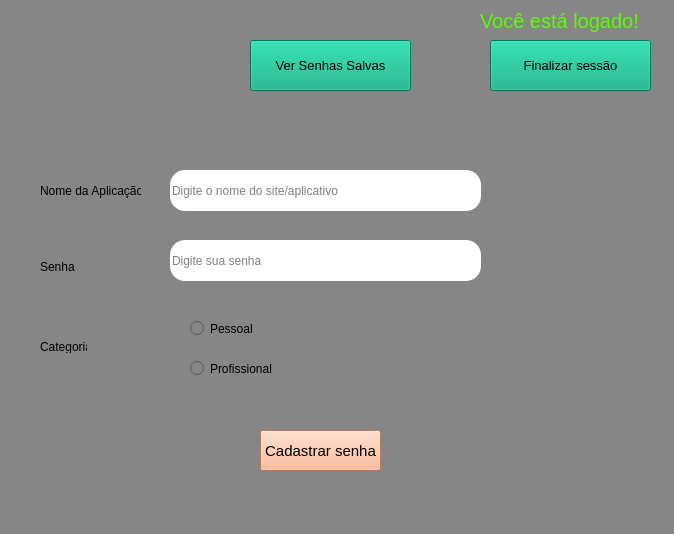
<?xml version="1.0" encoding="UTF-8"?>
<ui version="4.0">
 <class>MainWindow</class>
 <widget class="QMainWindow" name="MainWindow">
  <property name="geometry">
   <rect>
    <x>0</x>
    <y>0</y>
    <width>674</width>
    <height>534</height>
   </rect>
  </property>
  <property name="windowTitle">
   <string>MainWindow</string>
  </property>
  <property name="styleSheet">
   <string notr="true">background-color: rgb(134, 134, 134);</string>
  </property>
  <widget class="QWidget" name="centralwidget">
   <widget class="QLabel" name="label">
    <property name="geometry">
     <rect>
      <x>480</x>
      <y>0</y>
      <width>171</width>
      <height>41</height>
     </rect>
    </property>
    <property name="font">
     <font>
      <pointsize>15</pointsize>
     </font>
    </property>
    <property name="styleSheet">
     <string notr="true">background-color: rgb(134, 134, 134);
color: rgb(85, 255, 0);</string>
    </property>
    <property name="text">
     <string>Você está logado!</string>
    </property>
   </widget>
   <widget class="QPushButton" name="pushButton">
    <property name="geometry">
     <rect>
      <x>490</x>
      <y>40</y>
      <width>161</width>
      <height>51</height>
     </rect>
    </property>
    <property name="font">
     <font>
      <pointsize>10</pointsize>
     </font>
    </property>
    <property name="styleSheet">
     <string notr="true">background-color: rgb(0, 170, 127);</string>
    </property>
    <property name="text">
     <string>Finalizar sessão</string>
    </property>
   </widget>
   <widget class="QPushButton" name="pushButton_3">
    <property name="geometry">
     <rect>
      <x>250</x>
      <y>40</y>
      <width>161</width>
      <height>51</height>
     </rect>
    </property>
    <property name="font">
     <font>
      <pointsize>10</pointsize>
     </font>
    </property>
    <property name="styleSheet">
     <string notr="true">background-color: rgb(0, 170, 127);</string>
    </property>
    <property name="text">
     <string>Ver Senhas Salvas</string>
    </property>
   </widget>
   <widget class="QLineEdit" name="lineEdit">
    <property name="geometry">
     <rect>
      <x>170</x>
      <y>170</y>
      <width>311</width>
      <height>41</height>
     </rect>
    </property>
    <property name="styleSheet">
     <string notr="true">background-color: rgb(255, 255, 255);
border-radius: 15px;</string>
    </property>
    <property name="text">
     <string/>
    </property>
    <property name="maxLength">
     <number>32777</number>
    </property>
    <property name="placeholderText">
     <string>Digite o nome do site/aplicativo</string>
    </property>
   </widget>
   <widget class="QPushButton" name="pushButton_4">
    <property name="geometry">
     <rect>
      <x>260</x>
      <y>430</y>
      <width>121</width>
      <height>41</height>
     </rect>
    </property>
    <property name="font">
     <font>
      <pointsize>11</pointsize>
     </font>
    </property>
    <property name="styleSheet">
     <string notr="true">background-color: rgb(0, 170, 127);
background-color: rgb(255, 170, 127);</string>
    </property>
    <property name="text">
     <string>Cadastrar senha</string>
    </property>
   </widget>
   <widget class="QLineEdit" name="lineEdit_3">
    <property name="geometry">
     <rect>
      <x>170</x>
      <y>240</y>
      <width>311</width>
      <height>41</height>
     </rect>
    </property>
    <property name="styleSheet">
     <string notr="true">background-color: rgb(255, 255, 255);
border-radius: 15px;</string>
    </property>
    <property name="text">
     <string/>
    </property>
    <property name="echoMode">
     <enum>QLineEdit::Password</enum>
    </property>
    <property name="placeholderText">
     <string>Digite sua senha</string>
    </property>
   </widget>
   <widget class="QRadioButton" name="radioButton">
    <property name="geometry">
     <rect>
      <x>190</x>
      <y>320</y>
      <width>82</width>
      <height>17</height>
     </rect>
    </property>
    <property name="text">
     <string>Pessoal</string>
    </property>
   </widget>
   <widget class="QRadioButton" name="radioButton_2">
    <property name="geometry">
     <rect>
      <x>190</x>
      <y>360</y>
      <width>82</width>
      <height>17</height>
     </rect>
    </property>
    <property name="text">
     <string>Profissional</string>
    </property>
   </widget>
   <widget class="QLabel" name="label_2">
    <property name="geometry">
     <rect>
      <x>40</x>
      <y>180</y>
      <width>101</width>
      <height>21</height>
     </rect>
    </property>
    <property name="text">
     <string>Nome da Aplicação</string>
    </property>
   </widget>
   <widget class="QLabel" name="label_3">
    <property name="geometry">
     <rect>
      <x>40</x>
      <y>260</y>
      <width>47</width>
      <height>13</height>
     </rect>
    </property>
    <property name="text">
     <string>Senha </string>
    </property>
   </widget>
   <widget class="QLabel" name="label_4">
    <property name="geometry">
     <rect>
      <x>40</x>
      <y>340</y>
      <width>47</width>
      <height>13</height>
     </rect>
    </property>
    <property name="text">
     <string>Categoria</string>
    </property>
   </widget>
   <widget class="QLabel" name="label_5">
    <property name="geometry">
     <rect>
      <x>310</x>
      <y>320</y>
      <width>301</width>
      <height>81</height>
     </rect>
    </property>
    <property name="font">
     <font>
      <pointsize>15</pointsize>
     </font>
    </property>
    <property name="styleSheet">
     <string notr="true">background-color: rgb(134, 134, 134);
color: rgb(85, 255, 0);</string>
    </property>
    <property name="text">
     <string> </string>
    </property>
   </widget>
  </widget>
  <widget class="QMenuBar" name="menubar">
   <property name="geometry">
    <rect>
     <x>0</x>
     <y>0</y>
     <width>674</width>
     <height>21</height>
    </rect>
   </property>
  </widget>
  <widget class="QStatusBar" name="statusbar"/>
 </widget>
 <resources/>
 <connections/>
</ui>
